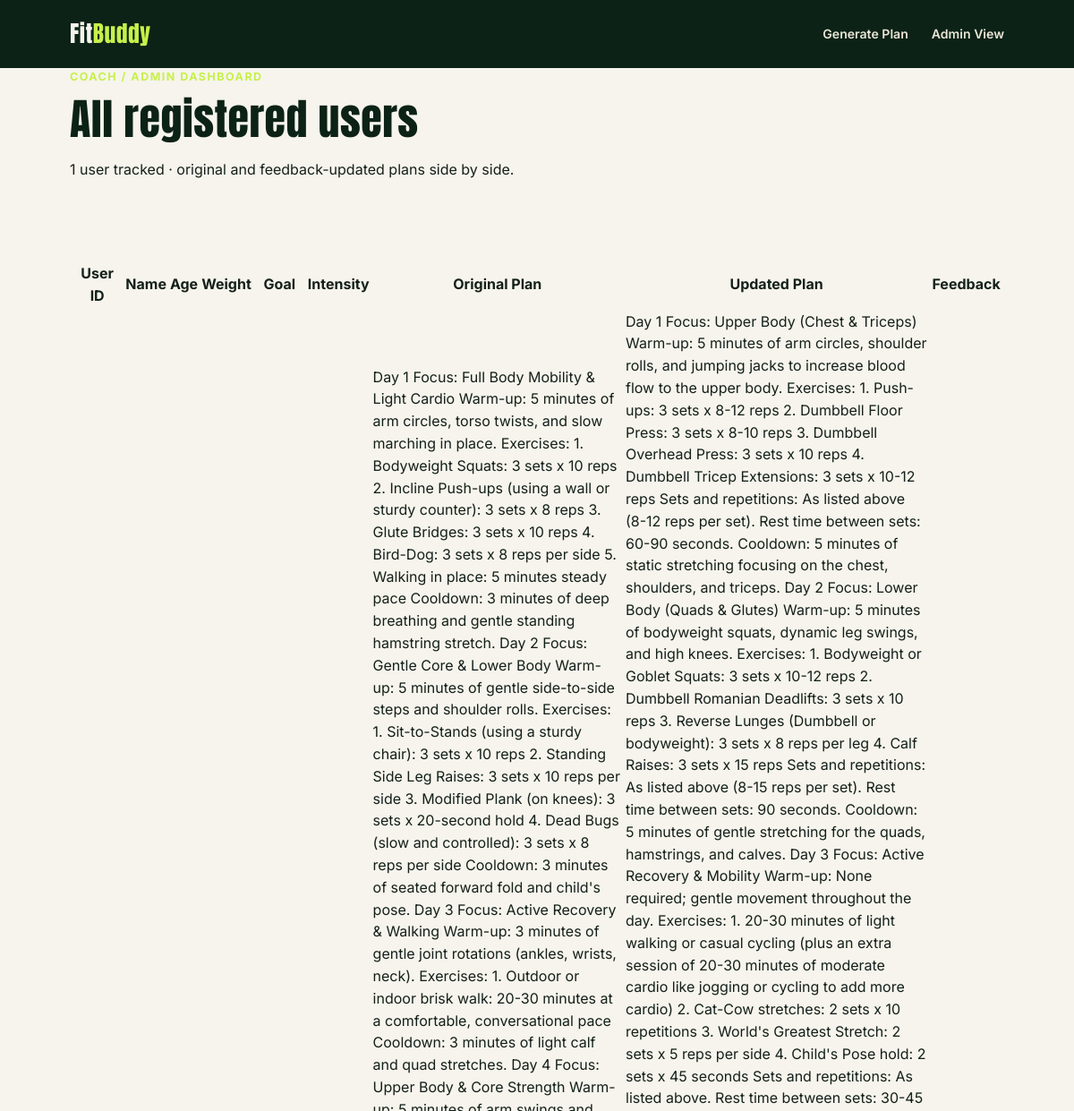
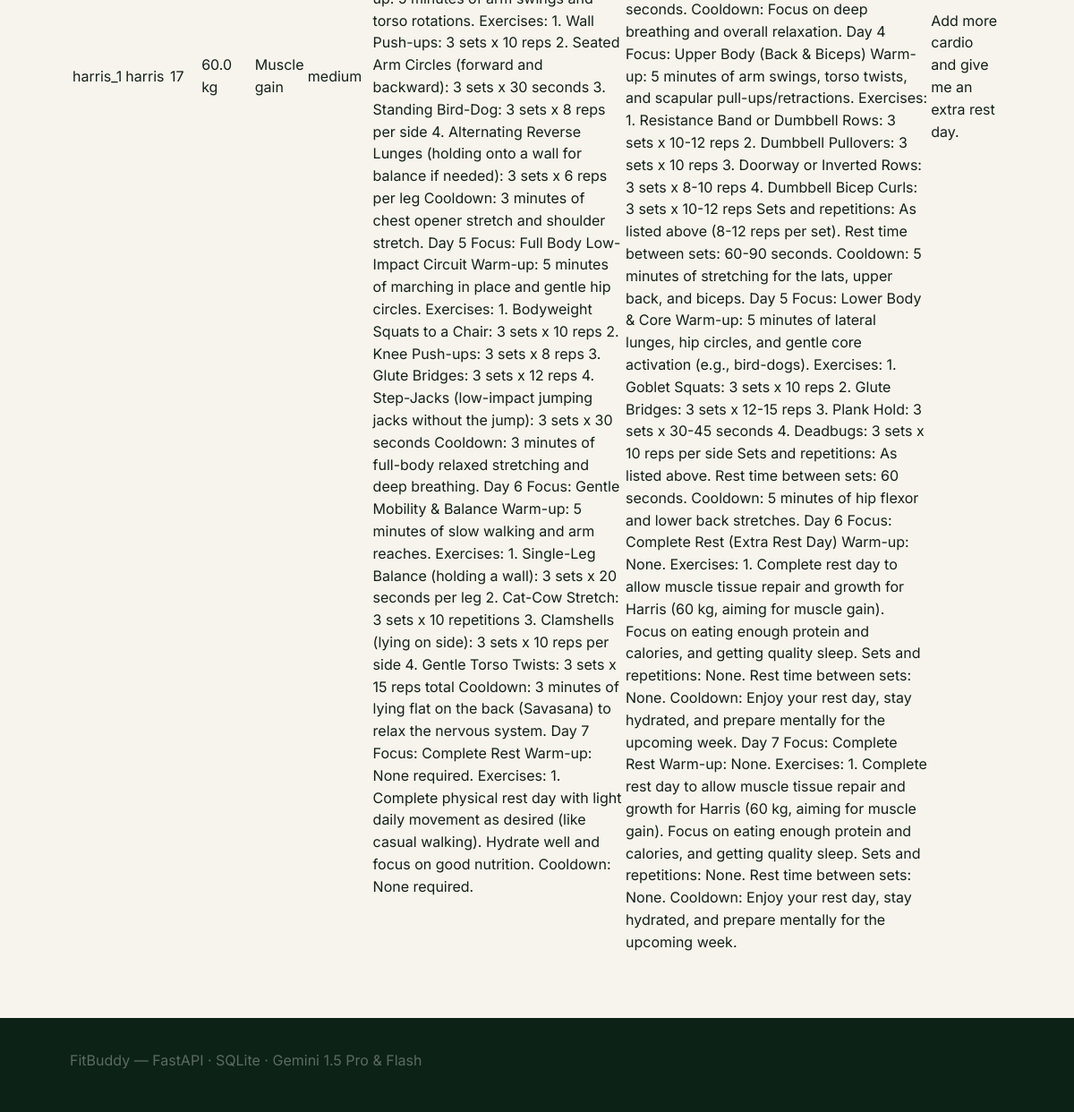
Screenshot of /view-all-users with the database file from the repository (2 pictures, top to bottom).
### app/database.py (models this page shows)
class User(Base):
    __tablename__ = "users"
    id = Column(Integer, primary_key=True, index=True)
    user_id = Column(String, unique=True, index=True, nullable=False)
    name = Column(String, nullable=False)
    age = Column(Integer, nullable=False)
    weight = Column(Float, nullable=False)
    goal = Column(String, nullable=False)
    intensity = Column(String, nullable=False)
    created_at = Column(DateTime, default=datetime.utcnow)
    plan = relationship("Plan", back_populates="user", uselist=False)

class Plan(Base):
    __tablename__ = "plans"
    id = Column(Integer, primary_key=True, index=True)
    user_id = Column(String, ForeignKey("users.user_id"), unique=True, nullable=False)
    original_plan = Column(Text, nullable=True)
    updated_plan = Column(Text, nullable=True)
    nutrition_tip = Column(Text, nullable=True)
    feedback = Column(Text, nullable=True)
    updated_at = Column(DateTime, default=datetime.utcnow, onupdate=datetime.utcnow)
    user = relationship("User", back_populates="plan")

### app/routes.py (the view)
@router.get("/view-all-users", response_class=HTMLResponse)
async def view_all_users(
    request: Request,
    db: Session = Depends(get_db),
):
    users = get_all_users(db)
    return templates.TemplateResponse(
        request,
        "all_users.html",
        {
            "users": users
        }
    )

### templates/all_users.html (shortened to what this page needs)
<!DOCTYPE html>
<html lang="en">
<head>
  <link rel="stylesheet" href="/static/css/style.css">
</head>
<body>
  <header class="topbar">
    <div class="wrap">
      <a class="brand" href="/">Fit<span>Buddy</span></a>
      <nav class="topnav">
        <a href="/">Generate Plan</a>
        <a href="/view-all-users">Admin View</a>
      </nav>
    </div>
  </header>
  <section class="hero" style="padding-bottom:40px;">
    <div class="wrap" style="grid-template-columns:1fr;">
      <div>
        <div class="hero-eyebrow">COACH / ADMIN DASHBOARD</div>
        <h1 style="font-size:clamp(2rem,4vw,3rem);">All registered users</h1>
        <p class="lead">{{ users|length }} user{{ 's' if users|length != 1 else '' }} tracked · original and feedback-updated plans side by side.</p>
      </div>
    </div>
  </section>
  <section class="section" style="padding-top:32px;">
    <div class="wrap">
      <div class="panel" style="padding:0; overflow-x:auto;">
        <table class="users">
          <thead>
            <tr>
              <th>User ID</th>
              <th>Name</th>
              <th>Age</th>
              <th>Weight</th>
              <th>Goal</th>
              <th>Intensity</th>
              <th>Original Plan</th>
              <th>Updated Plan</th>
              <th>Feedback</th>
            </tr>
          </thead>
          <tbody>
            {% for user in users %}
            <tr>
              <td>{{ user.user_id }}</td>
              <td>{{ user.name }}</td>
              <td>{{ user.age }}</td>
              <td>{{ user.weight }} kg</td>
              <td>{{ user.goal }}</td>
              <td>{{ user.intensity }}</td>
              <td class="plan-cell">
                {% if user.plan and user.plan.original_plan %}{{ user.plan.original_plan }}{% else %}<span class="empty">—</span>{% endif %}
              </td>
              <td class="plan-cell">
                {% if user.plan and user.plan.updated_plan %}{{ user.plan.updated_plan }}{% else %}<span class="empty">No feedback yet</span>{% endif %}
              </td>
              <td class="plan-cell">
                {% if user.plan and user.plan.feedback %}{{ user.plan.feedback }}{% else %}<span class="empty">—</span>{% endif %}
              </td>
            </tr>
            {% else %}
            <tr><td colspan="9" class="empty" style="padding:24px;">No users yet — generate a plan to see it here.</td></tr>
            {% endfor %}
          </tbody>
        </table>
      </div>
    </div>
  </section>
  <footer>
    <div class="wrap">FitBuddy — FastAPI · SQLite · Gemini 1.5 Pro &amp; Flash</div>
  </footer>
</body>
</html>

### static/css/style.css (style rules this page uses)
:root { --forest: #12301F; --forest-deep: #0C2216; --forest-light: #1D4930; --paper: #F6F4EC; --paper-dim: #EAE6D8; --white: #FFFFFF; --ink: #14201A; --muted: #5C6B62; --coral: #FF6A3D; --coral-dark: #E8592B; --lime: #C7F04B; --line: #D8D3C2; --shadow: 0 15px 45px rgba(12, 34, 22, .08); --shadow-heavy: 0 25px 70px rgba(12, 34, 22, .15); --radius: 10px; --max: 1100px; }
* { box-sizing: border-box; }
html { scroll-behavior: smooth; }
body { margin: 0; background: var(--paper); color: var(--ink); font-family: 'Inter', system-ui, sans-serif; font-size: 16px; line-height: 1.55; }
h1, h2, h3 { font-family: 'Anton', 'Arial Narrow', 'Helvetica Neue', sans-serif; font-weight: 400; letter-spacing: .01em; line-height: 1.02; margin: 0 0 .4em; color: var(--forest-deep); }
h1 { font-size: clamp(2.6rem, 6vw, 5rem); }
p { margin: 0 0 1em; }
a { color: var(--forest); }
.wrap { max-width: var(--max); margin: 0 auto; padding: 0 28px; }
.topbar { background: var(--forest-deep); color: var(--paper); padding: 18px 0; position: relative; z-index: 10; }
.topbar .wrap { display: flex; align-items: center; justify-content: space-between; gap: 20px; flex-wrap: wrap; }
.brand { font-family: 'Anton', sans-serif; font-size: 1.6rem; color: var(--paper); text-decoration: none; letter-spacing: .02em; }
.brand span { color: var(--lime); }
.topnav { display: flex; gap: 26px; }
.topnav a { color: var(--paper-dim); text-decoration: none; font-size: .88rem; font-weight: 600; transition: .2s ease; }
.hero-eyebrow { color: var(--lime); font-size: .78rem; font-weight: 700; letter-spacing: .12em; margin-bottom: 14px; }
.section { padding: 70px 0; }
footer { background: var(--forest-deep); padding: 35px 0 45px; color: var(--muted); }

### rows the page displays
User: user_id "harris_1", name "harris", age "17", weight "60.0", goal "Muscle gain", intensity "medium", plan.original_plan "Day 1 Focus: Full Body Mobility & Light Cardio Warm-up: 5 minutes of arm circles, torso twists, and slow marching in place. Exercises: 1. Bodyweight Squats: 3 sets x 10 reps 2. Incline Push-ups (using a wall or sturdy counter): 3 sets x 8 reps 3. Glute Bridges: 3 sets x 10 reps 4. Bird-Dog: 3 sets x 8 reps per side 5. Walking in place: 5 minutes steady pace Cooldown: 3 minutes of deep breathing and gentle standing hamstring stretch. Day 2 Focus: Gentle Core & Lower Body Warm-up: 5 minutes of gentle side-to-side steps and shoulder rolls. Exercises: 1. Sit-to-Stands (using a sturdy chair): 3 sets x 10 reps 2. Standing Side Leg Raises: 3 sets x 10 reps per side 3. Modified Plank (on knees): 3…", plan.updated_plan "Day 1 Focus: Upper Body (Chest & Triceps) Warm-up: 5 minutes of arm circles, shoulder rolls, and jumping jacks to increase blood flow to the upper body. Exercises: 1. Push-ups: 3 sets x 8-12 reps 2. Dumbbell Floor Press: 3 sets x 8-10 reps 3. Dumbbell Overhead Press: 3 sets x 10 reps 4. Dumbbell Tricep Extensions: 3 sets x 10-12 reps Sets and repetitions: As listed above (8-12 reps per set). Rest time between sets: 60-90 seconds. Cooldown: 5 minutes of static stretching focusing on the chest, shoulders, and triceps. Day 2 Focus: Lower Body (Quads & Glutes) Warm-up: 5 minutes of bodyweight squats, dynamic leg swings, and high knees. Exercises: 1. Bodyweight or Goblet Squats: 3 sets x 10-12…", plan.feedback "Add more cardio and give me an extra rest day."

### other values shown
{{ users|length }} "1"
